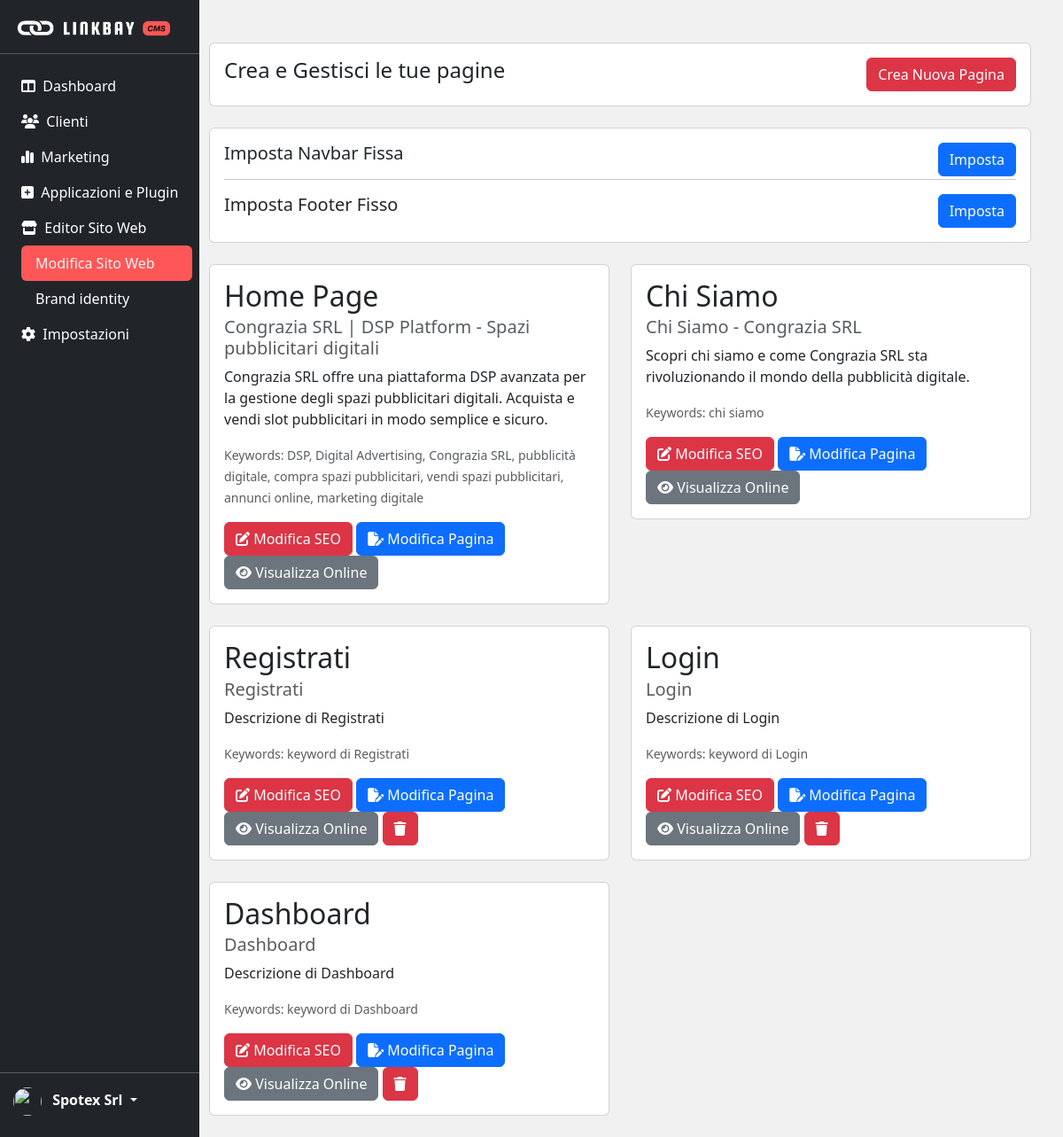
The page /admin/ui/editor_negozio (signed in) on the database its author committed.
### tables this page shows
CREATE TABLE `seo` (
  `id` int(11) NOT NULL,
  `editor_page` varchar(255) NOT NULL,
  `page_name` varchar(255) NOT NULL,
  `slug` varchar(255) NOT NULL,
  `title` varchar(255) DEFAULT NULL,
  `description` text,
  `keywords` text
);

### admin/ui/editor_negozio.php (the view, shortened to what this page needs)
<?php
require ('../../app.php');
$result = $conn->query("SELECT * FROM seo");
?>
<!DOCTYPE html>
<html lang="it">
<head>
    <?php include '../materials/head_content.php'; ?>
</head>
<body style="background-color: #f1f1f1;">
    <?php
    $sidebar_cate = 'negozio';
    $currentPage = basename($_SERVER['PHP_SELF']);
    include '../materials/sidebar.php';
    ?>
    <main class="col-md-9 ms-sm-auto col-lg-10 px-md-4">
        <div class="container mt-5">
            <div class="card">
                <div class="card-body">
                    <h4 class="d-inline">Crea e Gestisci le tue pagine</h4>
                    <button onclick="openPage()" class="btn btn-danger" style="float: right;">Crea Nuova Pagina</button>
                </div>
            </div>
            <br>
            <div class="row">
                <div class="col-md-12">
                    <div class="card">
                        <div class="card-body">
                            <h5 class="d-inline">Imposta Navbar Fissa</h5>
                            <a href="edit_page?pagename=navbar&slug=navbar" target="__blank" class="btn btn-primary" style="float: right;">Imposta</a>
                            <hr>
                            <h5 class="d-inline">Imposta Footer Fisso</h5>
                            <a href="edit_page?pagename=footer&slug=footer" target="__blank" class="btn btn-primary" style="float: right;">Imposta</a>
                        </div>
                    </div>
                    <br>
                </div>
                <?php while ($row = $result->fetch_assoc()): ?>
                    <div class="col-md-6">
                        <div class="card">
                            <div class="card-body">
                                <?php
                                if($row['page_name']=='home') {
                                    $pagename = 'Home Page';
                                } elseif($row['page_name']=='aboutus') {
                                    $pagename = 'Chi Siamo';
                                } elseif($row['page_name']=='contacts') {
                                    $pagename = 'Contattaci';
                                } elseif($row['page_name']=='services') {
                                    $pagename = 'Servizi';
                                } elseif($row['page_name']=='landing') {
                                    $pagename = 'Landing Page';
                                } else {
                                    $pagename = $row['page_name'];
                                }
                                ?>
                                <h2 class="card-title"><?php echo $pagename; ?></h2>
                                <h5 class="card-subtitle mb-2 text-muted"><?php echo htmlspecialchars($row['title']); ?></h5>
                                <p class="card-text"><?php echo htmlspecialchars($row['description']); ?></p>
                                <p class="card-text"><small class="text-muted">Keywords: <?php echo htmlspecialchars($row['keywords']); ?></small></p>
                                <?php if($row['page_name'] != 'home' && $row['page_name'] != 'aboutus' && $row['page_name'] != 'contacts' && $row['page_name'] != 'services' && $row['page_name'] != 'landing' && $row['page_name'] != 'prodotto' && $row['page_name'] != 'cart' && $row['page_name'] != 'catalogs'): ?>
                                    <button class="btn btn-danger" onclick="modificaSEO(<?php echo $row['id']; ?>)" ><i class="fa-solid fa-pen-to-square"></i> Modifica SEO</button>
                                    <a href="edit_page?pagename=<?php echo htmlspecialchars($row['page_name']); ?>&slug=<?php echo htmlspecialchars($row['slug']); ?>" target="__blank" class="btn btn-primary"><i class="fa-solid fa-file-pen"></i> Modifica Pagina</a>
                                    <a href="../../<?php echo htmlspecialchars($row['page_name']); ?>?slug=<?php echo htmlspecialchars($row['slug']); ?>" target="__blank" class="btn btn-secondary"><i class="fa-solid fa-eye"></i> Visualizza Online</a>
                                    <button class="btn btn-danger" onclick="cancellaPagina(<?php echo $row['id']; ?>)"><i class="fa-solid fa-trash"></i></button>
                                <?php else : ?>
                                    <button class="btn btn-danger" onclick="modificaSEO(<?php echo $row['id']; ?>)" ><i class="fa-solid fa-pen-to-square"></i> Modifica SEO</button>
                                    <a href="edit_page?pagename=<?php echo htmlspecialchars($row['page_name']); ?>&slug=<?php echo htmlspecialchars($row['slug']); ?>" target="__blank" class="btn btn-primary"><i class="fa-solid fa-file-pen"></i> Modifica Pagina</a>
                                    <a href="../../<?php echo htmlspecialchars($row['page_name']); ?>?slug=<?php echo htmlspecialchars($row['slug']); ?>" target="__blank" class="btn btn-secondary"><i class="fa-solid fa-eye"></i> Visualizza Online</a>
                                <?php endif; ?>
                            </div>
                        </div>
                        <br>
                    </div>
                <?php endwhile; ?>
            </div>
        </div>
        <div id="toastContainer" class="toast-container position-fixed bottom-0 end-0 p-3" style="z-index: 999;"></div>
    </main>
<?php include '../materials/script.php'; ?>
</body>
</html>

### admin/materials/head_content.php (shortened to what this page needs)
<link href="https://cdn.jsdelivr.net/npm/bootstrap@5.3.3/dist/css/bootstrap.min.css" rel="stylesheet">
<link rel="stylesheet" href="https://cdnjs.cloudflare.com/ajax/libs/font-awesome/6.1.1/css/all.min.css">
<link rel="stylesheet" href="../materials/dashboard.css">

### admin/materials/sidebar.php (shortened to what this page needs)
<div id="sidebar" class="d-flex flex-column flex-shrink-0 sidebar collapse bg-dark text-white">
    <a href="#" class="d-flex align-items-center mb-3 mb-md-0 me-md-auto text-white text-decoration-none">
    &nbsp;&nbsp;&nbsp;&nbsp; <img src="../materials/logo_sidebar.png" width="180px" alt="Logo">
    </a>
    <hr>
    <ul class="nav nav-pills flex-column mb-auto" style="padding: 0px 8px 0px 8px;">
        <li class="nav-item">
            <a href="homepage" class="nav-link text-white <?php echo ($currentPage == 'homepage.php') ? 'active' : ''; ?>">
                <i class="fa-solid fa-table-columns"></i>&nbsp; Dashboard
            </a>
        </li>
        <li class="nav-item">
            <a class="nav-link text-white collapsed" data-bs-toggle="collapse" href="#gestioneClientiCollapse">
                <i class="fa-solid fa-users"></i>&nbsp; Clienti
            </a>
        </li>
        <li class="nav-item">
            <a class="nav-link text-white collapsed" data-bs-toggle="collapse" href="#gestioneMarketingCollapse">
                <i class="fa-solid fa-chart-simple"></i>&nbsp; Marketing
            </a>
        </li>
 <li class="nav-item">
            <a class="nav-link text-white collapsed" data-bs-toggle="collapse" href="#gestioneAppCollapse" aria-expanded="false">
                <i class="fa-solid fa-square-plus"></i>&nbsp; Applicazioni e Plugin
            </a>
        </li>
        <li class="nav-item">
            <a class="nav-link text-white collapsed" data-bs-toggle="collapse" href="#gestioneNegozioCollapse" aria-expanded="false">
                <i class="fa-solid fa-store"></i>&nbsp; Editor Sito Web
            </a>
            <div class="collapse <?php echo ($sidebar_cate == 'negozio') ? 'show' : ''; ?>" id="gestioneNegozioCollapse">
                <ul class="nav flex-column ms-3">
                    <li><a href="editor_negozio" class="nav-link text-white <?php echo ($currentPage == 'editor_negozio.php') ? 'active' : ''; ?>">Modifica Sito Web</a></li>
                    <li><a href="brand_identity" class="nav-link text-white <?php echo ($currentPage == 'brand_identity.php') ? 'active' : ''; ?>">Brand identity</a></li>
                </ul>
            </div>
        </li>
        <li class="nav-item">
            <a class="nav-link text-white collapsed" data-bs-toggle="collapse" href="#gestioneSettingCollapse" aria-expanded="false">
                <i class="fa-solid fa-gear"></i>&nbsp; Impostazioni
            </a>
        </li>
    </ul>
    <hr>
    <div class="dropdown">
        <a href="#" class="text-white text-decoration-none dropdown-toggle" style="padding: 15px;" data-bs-toggle="dropdown">
            <img src="https://www.linkbay.it/static/image/og-image.png" alt="" width="32" height="32" class="rounded-circle me-2">
            <strong><?php echo $_SESSION['nome']; ?> <?php echo $_SESSION['cognome']; ?></strong>
        </a>
        <br><br>
    </div>
</div>

### admin/materials/script.php (shortened to what this page needs)
<link href="https://cdn.jsdelivr.net/npm/bootstrap@5.3.3/dist/css/bootstrap.min.css" rel="stylesheet">

### admin/materials/dashboard.css (style rules this page uses)
body { font-size: .875rem; }
.sidebar { position: fixed; top: 0; bottom: 0; left: 0; z-index: 100; padding: 20px 0px 0px 0px; box-shadow: inset -1px 0 0 rgba(0, 0, 0, .1); }
.sidebar .nav-link { font-weight: 500; color: #333; }
.sidebar .nav-link.active { color: #2470dc; }

### admin/materials/sidebar.php (style rules this page uses)
.nav-link { transition: transform 0.3s ease; }
.nav-pills .nav-link.active, .nav-pills .show>.nav-link { color: whitesmoke !important; background-color: #ff5757 !important; }

### rows shown on the page
seo: page_name "Home Page", title "Congrazia SRL | DSP Platform - Spazi pubblicitari digitali", description "Congrazia SRL offre una piattaforma DSP avanzata per la gestione degli spazi pubblicitari digitali. Acquista e vendi slot pubblicitari in modo semplice e sicuro.", keywords "DSP, Digital Advertising, Congrazia SRL, pubblicità digitale, compra spazi pubblicitari, vendi spazi pubblicitari, annunci online, marketing digitale"
seo: page_name "Chi Siamo", title "Chi Siamo - Congrazia SRL", description "Scopri chi siamo e come Congrazia SRL sta rivoluzionando il mondo della pubblicità digitale.", keywords "chi siamo"
seo: page_name "Registrati", title "Registrati", description "Descrizione di Registrati", keywords "keyword di Registrati"
seo: page_name "Login", title "Login", description "Descrizione di Login", keywords "keyword di Login"
seo: page_name "Dashboard", title "Dashboard", description "Descrizione di Dashboard", keywords "keyword di Dashboard"

### other values the page prints
$_SESSION['nome'] "Spotex"
$_SESSION['cognome'] "Srl"
